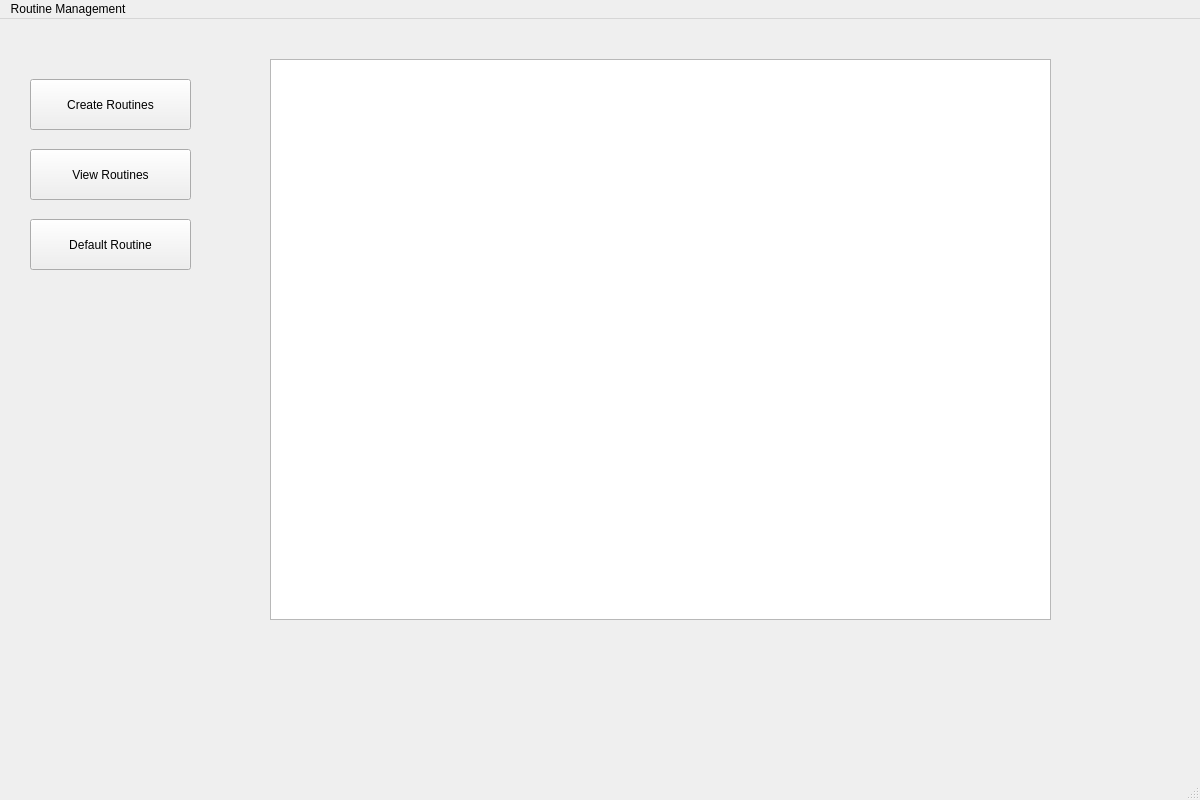
<?xml version="1.0" encoding="UTF-8"?>
<ui version="4.0">
 <class>MainWindow</class>
 <widget class="QMainWindow" name="MainWindow">
  <property name="geometry">
   <rect>
    <x>0</x>
    <y>0</y>
    <width>1200</width>
    <height>800</height>
   </rect>
  </property>
  <property name="windowTitle">
   <string>MainWindow</string>
  </property>
  <widget class="QWidget" name="centralwidget">
   <widget class="QPushButton" name="pushButton">
    <property name="geometry">
     <rect>
      <x>30</x>
      <y>60</y>
      <width>161</width>
      <height>51</height>
     </rect>
    </property>
    <property name="autoFillBackground">
     <bool>false</bool>
    </property>
    <property name="text">
     <string>Create Routines</string>
    </property>
   </widget>
   <widget class="QPushButton" name="pushButton_2">
    <property name="geometry">
     <rect>
      <x>30</x>
      <y>130</y>
      <width>161</width>
      <height>51</height>
     </rect>
    </property>
    <property name="text">
     <string>View Routines</string>
    </property>
   </widget>
   <widget class="QPushButton" name="pushButton_3">
    <property name="geometry">
     <rect>
      <x>30</x>
      <y>200</y>
      <width>161</width>
      <height>51</height>
     </rect>
    </property>
    <property name="text">
     <string>Default Routine</string>
    </property>
   </widget>
   <widget class="QTableWidget" name="tableWidget">
    <property name="geometry">
     <rect>
      <x>270</x>
      <y>40</y>
      <width>781</width>
      <height>561</height>
     </rect>
    </property>
    <property name="maximumSize">
     <size>
      <width>781</width>
      <height>561</height>
     </size>
    </property>
   </widget>
  </widget>
  <widget class="QMenuBar" name="menubar">
   <property name="geometry">
    <rect>
     <x>0</x>
     <y>0</y>
     <width>1200</width>
     <height>25</height>
    </rect>
   </property>
   <widget class="QMenu" name="menuRoutine_Management">
    <property name="title">
     <string>Routine Management</string>
    </property>
   </widget>
   <addaction name="menuRoutine_Management"/>
  </widget>
  <widget class="QStatusBar" name="statusbar"/>
 </widget>
 <resources/>
 <connections/>
</ui>
